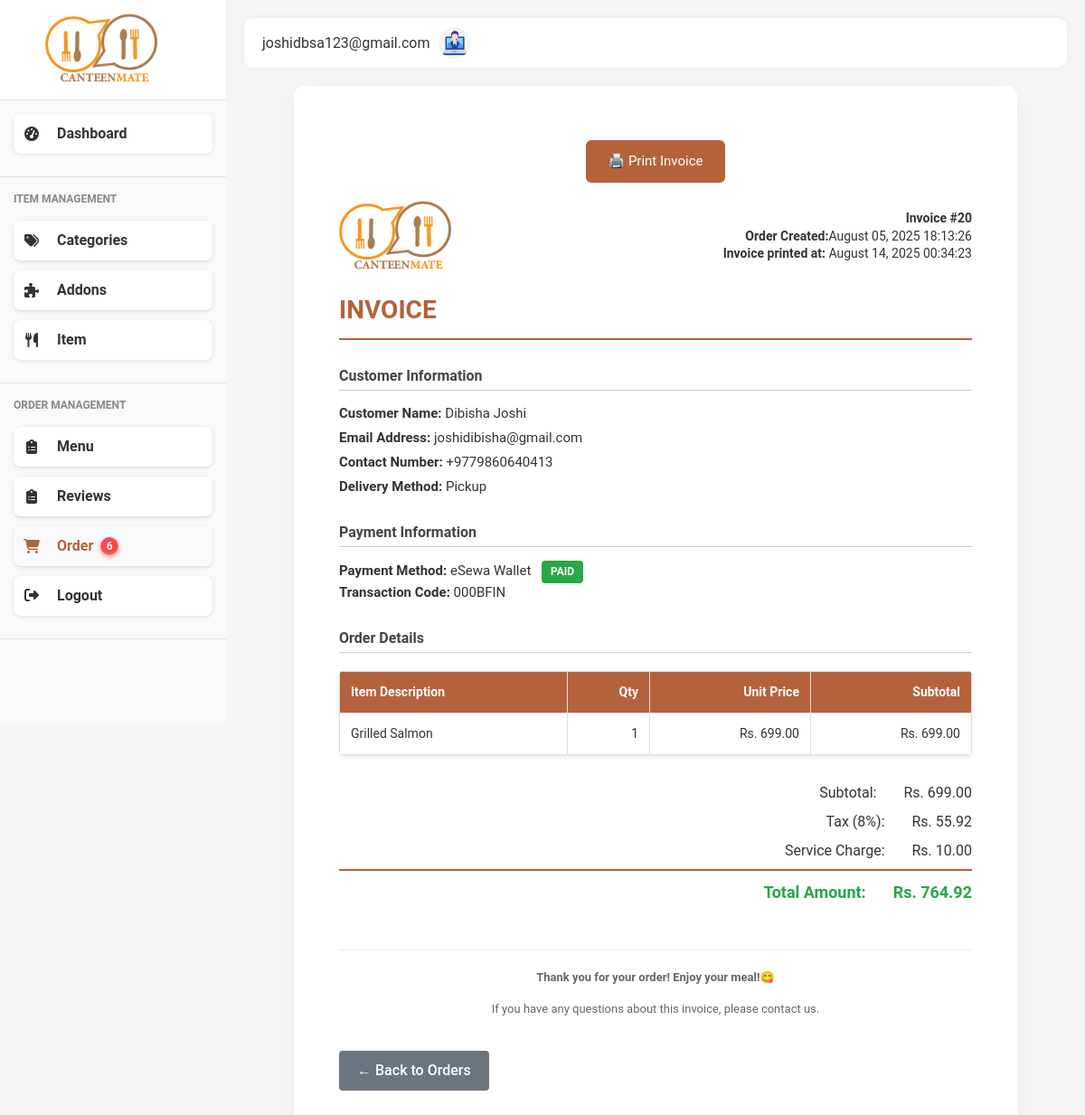
The page /admin/orders/20/invoice (signed in) on the database its author committed.
### models.py (models this page shows, shortened)
class User(db.Model):
    id = db.Column(db.Integer, primary_key=True)
    fullname = db.Column(db.String(100), nullable=False)
    email = db.Column(db.String(100), unique=True, nullable=False)
    password = db.Column(db.String(200), nullable=False)
    role = db.Column(db.String(20), nullable=False)
    phone = db.Column(db.String(10))
    created_at = db.Column(db.DateTime, server_default=db.func.now())

class Order(db.Model):
    id = db.Column(db.Integer, primary_key=True)
    user_id = db.Column(db.Integer, db.ForeignKey('user.id'), nullable=False)
    name = db.Column(db.String(100), nullable=False)
    contact = db.Column(db.String(20), nullable=False)
    email = db.Column(db.String(100), nullable=False)
    delivery = db.Column(db.String(20), nullable=False)
    building = db.Column(db.String(100))
    floor = db.Column(db.String(100))
    payment = db.Column(db.String(20), nullable=False)
    status = db.Column(db.String(20), nullable=False, default='Pending')
    created_at = db.Column(db.DateTime, default=datetime.utcnow)
    total_amount = db.Column(db.Float, nullable=False)
    khalti_token = db.Column(db.String(255), nullable=True)
    esewa_transaction_code = db.Column(db.String(255), nullable=True)  # New field for eSewa
    items = db.relationship('OrderItem', backref='order', lazy=True)
    items = db.relationship('OrderItem', backref='order', lazy=True)

class Payment(db.Model):
    __tablename__ = 'payments'
    id = db.Column(db.Integer, primary_key=True)
    order_id = db.Column(db.Integer, db.ForeignKey('order.id'), nullable=False)
    payment_method = db.Column(db.String(20), nullable=False)  # 'cash', 'khalti', 'esewa'
    payment_status = db.Column(db.String(20), nullable=False, default='pending')  # 'pending', 'completed', 'failed', 'refunded'
    amount = db.Column(db.Float, nullable=False)
    transaction_id = db.Column(db.String(255), nullable=True)  # Khalti/eSewa transaction ID
    gateway_response = db.Column(db.Text, nullable=True)  # JSON response from gateway
    khalti_token = db.Column(db.String(255), nullable=True)
    khalti_idx = db.Column(db.String(255), nullable=True)
    esewa_transaction_uuid = db.Column(db.String(255), nullable=True)
    esewa_product_code = db.Column(db.String(100), nullable=True)
    created_at = db.Column(db.DateTime, default=datetime.utcnow)
    completed_at = db.Column(db.DateTime, nullable=True)
    order = db.relationship('Order', backref=db.backref('payments', lazy=True))

class OrderItem(db.Model):
    id = db.Column(db.Integer, primary_key=True)
    order_id = db.Column(db.Integer, db.ForeignKey('order.id'), nullable=False)
    item_id = db.Column(db.Integer, db.ForeignKey('items.id'), nullable=False)
    name = db.Column(db.String(100), nullable=False)
    quantity = db.Column(db.Integer, nullable=False)
    price = db.Column(db.Float, nullable=False)
    item = db.relationship('Item', backref='order_items')

### main.py (the view)
@app.route('/admin/orders/<int:order_id>/invoice')
@login_required
def admin_order_invoice(order_id):
    user_id = session.get('user_id')
    user = User.query.get(user_id)
    order = Order.query.get_or_404(order_id)
    customer = User.query.get(order.user_id)
    nepal_tz = timezone('Asia/Kathmandu')
    printed_at = datetime.now(nepal_tz)
    return render_template('admin/order_invoice.html', user=user,active_page='admin_orders',printed_at=printed_at, order=order, customer=customer)

### main.py (called while the page is built)
def login_required(view):
    @functools.wraps(view)
    def wrapped_view(**kwargs):
        if 'user_id' not in session:
            flash('Please log in to access this page', 'warning')
            return redirect(url_for('login'))
        return view(**kwargs)
    return wrapped_view

@app.context_processor
def inject_new_orders_count():
    count = Order.query.filter_by(status='pending').count()
    print(count)
    return dict(new_orders_count=count)

### templates/admin/order_invoice.html (shortened to what this page needs)
{% extends "admin/admin_base.html" %}
 {% block content %}
<div class="invoice-container">
  <button class="print-btn" onclick="window.print()">🖨️ Print Invoice</button>
  <div class="logo">
    <img
      src="{{ url_for('static', filename='img/logo.png') }}"
      alt="Company Logo"
    />
    <div class="company-info">
      <strong>Invoice #{{ order.id }}</strong><br />
      <strong>Order Created:</strong>{{ order.created_at.strftime('%B %d, %Y')}} {{ order.created_at.strftime('%H:%M:%S') }}<br />
      <strong>Invoice printed at:</strong> {{ printed_at.strftime('%B %d, %Y') }} {{ printed_at.strftime('%H:%M:%S') }}
    </div>
  </div>
  <div class="invoice-title">INVOICE</div>
  <div class="section no-page-break">
    <h3>Customer Information</h3>
    <div class="info">
      <p><strong>Customer Name:</strong> {{ customer.fullname }}</p>
      <p><strong>Email Address:</strong> {{ order.email }}</p>
      <p><strong>Contact Number:</strong> {{ order.contact }}</p>
      {% if order.delivery == 'home' %}
      <p>
        <strong>Delivery Address:</strong> {{ order.building }}, Floor {{
        order.floor }}
      </p>
      {% else %}
      <p><strong>Delivery Method:</strong> Pickup</p>
      {% endif %}
    </div>
  </div>
<div class="section no-page-break">
  <h3>Payment Information</h3>
  <div class="info">
    <p>
      <strong>Payment Method:</strong>
      {% if order.payment == 'cash' %}
        Cash on Delivery
        <span class="status-badge unpaid">UNPAID</span>
      {% elif order.payment == 'esewa' %}
  eSewa Wallet
  {% set esewa = (order.payments
       | selectattr("payment_method", "equalto", "esewa")
       | sort(attribute="created_at")
       | last) %}
  {% if esewa and esewa.payment_status == 'completed' %}
    <span class="status-badge paid">PAID</span><br>
    <strong>Transaction Code:</strong> {{ esewa.transaction_id }}
  {% else %}
    <span class="status-badge unpaid">UNPAID</span>
  {% endif %}
      {% elif order.payment == 'card' %}
        Credit/Debit Card
        <span class="status-badge paid">PAID</span>
      {% else %}
        Other Payment Method
      {% endif %}
    </p>
  </div>
</div>
  <div class="section">
    <h3>Order Details</h3>
    <table>
      <thead>
        <tr>
          <th style="text-align: left">Item Description</th>
          <th style="text-align: right">Qty</th>
          <th style="text-align: right">Unit Price</th>
          <th style="text-align: right">Subtotal</th>
        </tr>
      </thead>
      <tbody>
        {% for item in order.items %}
        <tr>
          <td>{{ item.name }}</td>
          <td>{{ item.quantity }}</td>
          <td>Rs. {{ '%.2f'|format(item.price) }}</td>
          <td>Rs. {{ '%.2f'|format(item.quantity * item.price) }}</td>
        </tr>
         {% endfor %}
      </tbody>
    </table>
    <div class="total-section">
     {% set ns = namespace(subtotal=0) %}
  {% for item in order.items %}
    {% set nsp = namespace(addons_price = 0) %}
    {% if item.order_addons and item.order_addons|length > 0 %}
      {% for addon in item.order_addons %}
        {% set nsp.addons_price = nsp.addons_price + (addon.price|float) %}
      {% endfor %}
    {% endif %}
    {% set item_unit_price = (item.price|float) + nsp.addons_price %}
    {% set item_total = item_unit_price * (item.quantity|int) %}
    {% set ns.subtotal = ns.subtotal + item_total %}
  {% endfor %}
{% set tax = ns.subtotal * 0.08 %}
    {% set service_charge = 10 %}
    {% set total = ns.subtotal + tax + service_charge %}
      <div class="total-line">
        <span class="total-label">Subtotal:</span>
        <span>Rs. {{'%.2f'|format(ns.subtotal) }}</span>
      </div>
      <div class="total-line">
        <span class="total-label">Tax (8%):</span>
        <span>Rs. {{ '%.2f'|format(tax) }}</span>
      </div>
      <div class="total-line">
        <span class="total-label">Service Charge:</span>
        <span>Rs. {{ '%.2f'|format(service_charge) }}</span>
      </div>
      <div class="total-line final">
        <span class="total-label">Total Amount:</span>
        <span>Rs. {{ '%.2f'|format(total) }}</span>
      </div>
    </div>
  </div>
  <div class="footer no-page-break">
    <p><strong>Thank you for your order! Enjoy your meal!😋</strong></p>
    <p>If you have any questions about this invoice, please contact us.</p>
  </div>
  <a
    href="{{ url_for('admin_order_view', order_id=order.id) }}"
    class="btn-secondary"
    >← Back to Orders</a
  >
</div>
{% endblock %}

### templates/admin/admin_base.html (shortened to what this page needs)
<!DOCTYPE html>
<html lang="en">
<head>
    <link href="https://cdnjs.cloudflare.com/ajax/libs/bootstrap/5.3.0/css/bootstrap.min.css" rel="stylesheet">
    <link href="https://cdnjs.cloudflare.com/ajax/libs/font-awesome/6.4.0/css/all.min.css" rel="stylesheet">
    <link href="{{ url_for('static', filename='css/style.css') }}" rel="stylesheet">
    <link href="{{ url_for('static', filename='css/admin_styles.css') }}" rel="stylesheet">
    <link href="{{ url_for('static', filename='css/content-page.css') }}" rel="stylesheet">
</head>
<body>
    <div class="d-flex">
    <div class="sidebar">
        <div class="brand">
            <img src="{{ url_for('static', filename='img/logo.png') }}" href={{ url_for('dashboard')}} alt="Canteen Logo">
        </div>
        <nav>
            <div class="menu-section">
                <a href="{{ url_for('dashboard')}}" class="menu-item {% if active_page == 'dashboard' %}active{% endif %}">
                    <i class="fas fa-tachometer-alt"></i>
                    Dashboard
                </a>
            </div>
            <div class="menu-section">
                <div class="menu-title">ITEM MANAGEMENT</div>
                <a href="{{ url_for('categories') }}" class="menu-item {% if active_page == 'categories' %}active{% endif %}">
                    <i class="fas fa-tags"></i>
                    Categories
                </a>
                <a href="{{ url_for('addons')}}" class="menu-item {% if active_page == 'addons' %}active{% endif %}">
                    <i class="fas fa-puzzle-piece"></i>
                    Addons
                </a>
                <a href="{{ url_for('items')}}" class="menu-item  {% if active_page == 'items' %}active{% endif %}">
                    <i class="fas fa-utensils"></i>
                    Item
                </a>
            </div>
            <div class="menu-section">
                <div class="menu-title">ORDER MANAGEMENT</div>
                <a href="{{ url_for('menu') }}" class="menu-item  {% if active_page == 'menu' %}active{% endif %}">
                    <i class="fas fa-clipboard-list"></i>
                    Menu
                </a>
                <a href="{{ url_for('admin_reviews') }}" class="menu-item  {% if active_page == 'reviews' %}active{% endif %}">
                    <i class="fas fa-clipboard-list"></i>
                    Reviews
                </a>
               <a href="{{ url_for('admin_orders') }}" class="menu-item {% if active_page == 'admin_orders' %}active{% endif %}">
                <i class="fas fa-shopping-cart"></i>
                Order
                {% if new_orders_count > 0 %}
                <span class="order_badge">{{ new_orders_count }}</span>
                {% endif %}
            </a>
                <a href="{{ url_for('logout') }}" class="menu-item {% if active_page == 'logout' %}active{% endif %}">
                    <div class="menu-icon"><i class="fas fa-sign-out-alt"></i></div>
                    <div class="menu-text">Logout</div>
                </a>
            </div>
        </nav>
    </div>
    <div class="content-wrapper">
        <div class="top-navbar">
            <div class="d-flex align-items-center">
                <div class="user-profile">
                    <div class="user-info">
                        <div class="user-email">{{ user.email }}</div>
                    </div>
                    <img src="{{ url_for('static', filename='img/admin.jpg') }}" alt="User Avatar">
                </div>
            </div>
        </div>
    {% block content %}{% endblock %}
</body>
</html>

### static/css/style.css (style rules this page uses)
:root { --primary-color: #f7941d; --secondary-color: #e74c3c; --light-gray: #f8f9fa; --dark-gray: #343a40; --success-color: #28a745; --warning-color: #ffc107; --danger-color: #dc3545; --border-color: #dee2e6; }
body { font-family: 'Segoe UI', Tahoma, Geneva, Verdana, sans-serif; background-color: #f5f5f5; overflow-x: hidden; }
.d-flex { display: flex; }
.sidebar { height: 100vh; flex: 0 0 clamp(200px, 25%, 250px); overflow-y: auto; position: fixed; width: clamp(200px, 25%, 250px); background-color: #f8f9fa; transition: transform 0.3s ease, width 0.3s ease; z-index: 1000; }
.brand { background-color: white; padding: 15px; border-bottom: 1px solid var(--border-color); display: flex; align-items: center; padding-left: 20%; }
.brand img { height: 80px; }
.menu-section { padding: 15px; border-bottom: 1px solid var(--border-color); }
.menu-title { font-size: 12px; color: #888; font-weight: bold; margin-bottom: 15px; text-transform: uppercase; }
.menu-item { display: flex; align-items: center; gap: 8px; background: #fff; padding: 12px 20px; margin-bottom: 10px; border-radius: 8px; text-decoration: none; color: #333; box-shadow: 0 1px 4px rgb(0 0 0 / 0.1); width: 220px; font-weight: 600; user-select: none; }
.order_badge { display: inline-flex; align-items: center; justify-content: center; min-width: 20px; height: 20px; padding: 0 6px; font-size: 12px; font-weight: 600; color: white; background: linear-gradient(135deg, #ff416c, #ff4b2b); border-radius: 12px; box-shadow: 0 2px 4px rgba(255, 75, 43, 0.5), inset 0 -1px 2px rgba(255, 255, 255, 0.3); user-select: none; transition: background 0.3s ease, transform 0.15s ease; cursor: default; text-shadow: 0 1px 1px rgba(0,0,0,0.2); }
.menu-item:hover, .menu-item.active { background-color: var(--light-gray); color: #b4623c; }
.menu-item i { width: 20px; text-align: center; margin-right: 10px; }
.content-wrapper { margin-left: clamp(200px, 25%, 250px); padding: 20px; width: calc(100% - clamp(200px, 25%, 250px)); transition: margin-left 0.3s ease, width 0.3s ease; overflow-x: hidden; }
.top-navbar { display: flex; justify-content: space-between; align-items: center; background-color: white; border-radius: 10px; padding: 10px 20px; margin-bottom: 20px; box-shadow: 0 0 10px rgba(0,0,0,0.05); }
.user-profile { display: flex; align-items: center; gap: 10px; }
.user-profile img { width: 40px; height: 40px; border-radius: 50%; object-fit: cover; }
.user-profile .user-info { display: flex; flex-direction: column; }
.status-badge { display: inline-block; padding: 4px 10px; font-size: 13px; font-weight: 600; border-radius: 12px; color: white; user-select: none; }

### static/css/admin_styles.css (style rules this page uses)
:root { --primary-color: #0d6efd; --secondary-color: #6c757d; --success-color: #198754; --danger-color: #dc3545; --warning-color: #ffc107; --info-color: #0dcaf0; --light-color: #f8f9fa; --dark-color: #212529; --active-color: #198754; --inactive-color: #dc3545; --pending-color: #ffc107; --processing-color: #0dcaf0; --completed-color: #198754; }
body { font-family: 'Roboto', sans-serif; background-color: #f5f5f5; color: #333; margin: 0; padding: 0; }
.user-profile { display: flex; align-items: center; }
.user-profile img { width: 35px; height: 35px; border-radius: 50%; margin-right: 10px; }
table { width: 100%; border-collapse: collapse; background-color: #fff; box-shadow: 0 2px 5px rgba(0, 0, 0, 0.1); border-radius: 5px; overflow: hidden; }
table thead { background-color: #f8f9fa; }
table th, table td { padding: 12px 15px; text-align: left; border-bottom: 1px solid #e9ecef; }
.btn-secondary { background-color: var(--secondary-color); color: #fff; margin-bottom: 8px; border: none; padding: 8px 15px; border-radius: 5px; cursor: pointer; display: flex; align-items: center; font-weight: 500; transition: all 0.3s; }
a { text-decoration: none; color: var(--primary-color); }
button { cursor: pointer; border: none; background: none; outline: none; }
h1, h2, h3, h4 { font-weight: 600; margin-bottom: 10px; }
.print-btn { background-color: var(--dark-color); color: white; }
.menu-item { display: flex; align-items: center; padding: 10px; border-bottom: 1px solid var(--border-color); }
.menu-item:last-child { border-bottom: none; }

### rows shown on the page
User: email "joshidbsa123@gmail.com"
Order: id "20", created_at "August 05, 2025", created_at "18:13:26", email "joshidibisha@gmail.com", contact "+9779860640413"
User: fullname "Dibisha Joshi"
Payment: transaction_id "000BFIN"
OrderItem: name "Grilled Salmon", quantity "1", price "699.00", item.quantity*item.price "699.00"

### other values the page prints
{{ new_orders_count }} "6"
{{ '%.2f'|format(ns.subtotal) }} "699.00"
{{ '%.2f'|format(tax) }} "55.92"
{{ '%.2f'|format(service_charge) }} "10.00"
{{ '%.2f'|format(total) }} "764.92"
